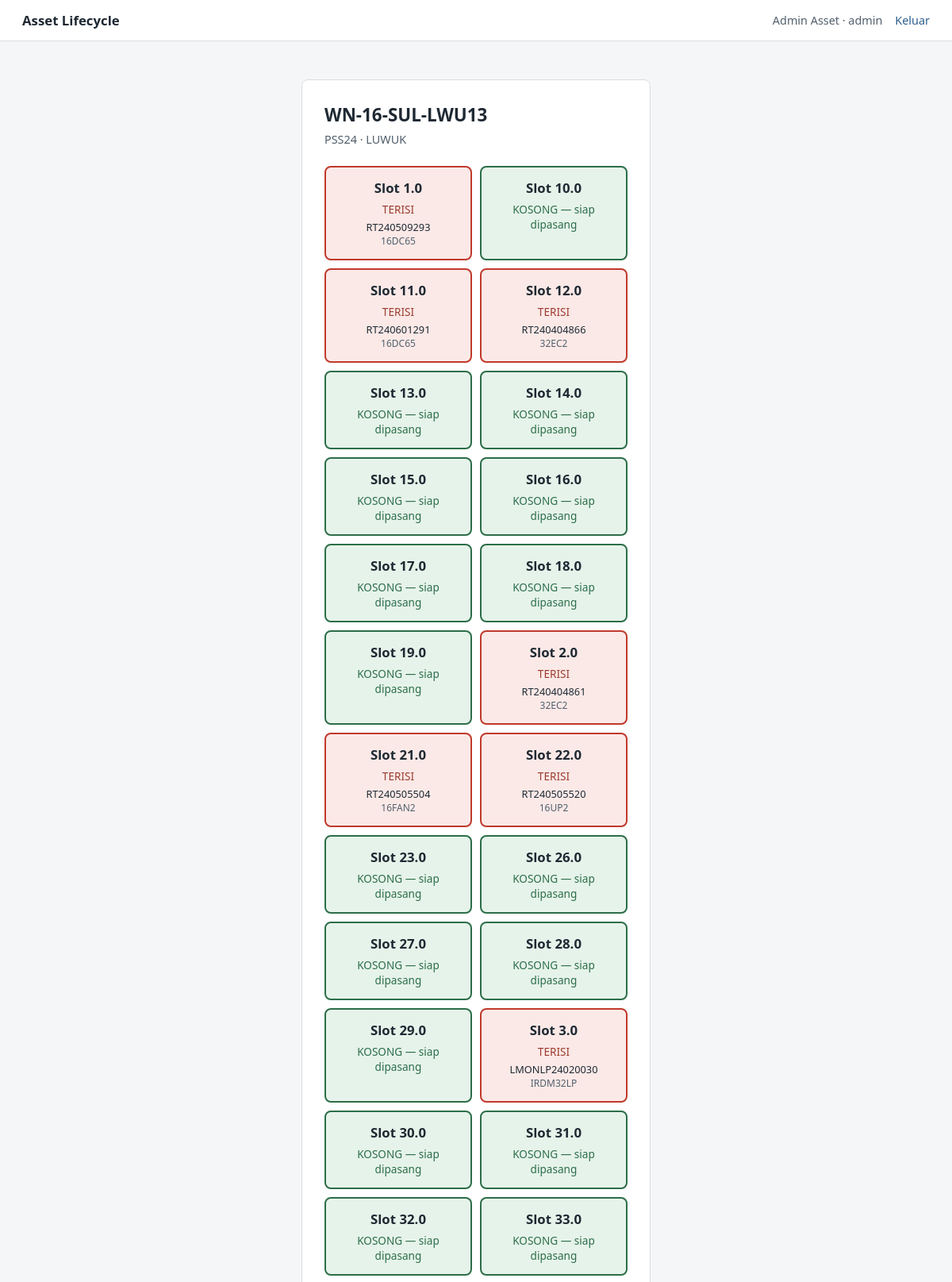
The page /ar/device/9 (signed in, upper part) on the database its author committed.
### app/models/user.py (models this page shows, shortened)
class User(db.Model, UserMixin):
    __tablename__ = "user"
    user_id = db.Column(db.Integer, primary_key=True)
    name = db.Column(db.String(150), nullable=False)
    email = db.Column(db.String(150), unique=True)
    password = db.Column(db.String(255))
    role = db.Column(db.String(20), nullable=False)  # 'admin' / 'karyawan_tif' / 'teknisi'
    is_pj = db.Column(db.Boolean, default=False)
    district = db.Column(db.String(100))
    status = db.Column(db.String(20), default="aktif")  # 'aktif' / 'pending'
    avatar_path = db.Column(db.String(255), nullable=True)  # path relatif ke static/avatars/
    created_at = db.Column(db.DateTime, default=datetime.utcnow)
    updated_at = db.Column(db.DateTime, onupdate=datetime.utcnow)

### app/models/device.py (models this page shows)
class Device(db.Model):
    __tablename__ = "devices"
    device_id = db.Column(db.Integer, primary_key=True)
    device_type_id = db.Column(db.Integer, db.ForeignKey("device_types.device_type_id"))
    location_id = db.Column(db.Integer, db.ForeignKey("locations.location_id"))
    nama_perangkat = db.Column(db.String(150))
    serial_number = db.Column(db.String(100))
    hostname = db.Column(db.String(150))
    status = db.Column(db.String(50))
    keterangan = db.Column(db.Text)
    created_at = db.Column(db.DateTime, default=datetime.utcnow)
    updated_at = db.Column(db.DateTime, onupdate=datetime.utcnow)

### app/models/device_type.py (models this page shows)
class DeviceType(db.Model):
    __tablename__ = "device_types"
    device_type_id = db.Column(db.Integer, primary_key=True)
    nama_tipe = db.Column(db.String(100), nullable=False)  # 'OTN PSS24', 'Metro'
    vendor = db.Column(db.String(100))
    deskripsi = db.Column(db.Text)
    created_at = db.Column(db.DateTime, default=datetime.utcnow)
    updated_at = db.Column(db.DateTime, onupdate=datetime.utcnow)
    slot_definitions = db.relationship("SlotDefinition", backref="device_type")
    devices = db.relationship("Device", backref="device_type")

### app/models/location.py (models this page shows)
class Location(db.Model):
    __tablename__ = "locations"
    location_id = db.Column(db.Integer, primary_key=True)
    nama_lokasi = db.Column(db.String(150))  # 'Palu 1', 'Palu 2', 'Donggala'
    alamat = db.Column(db.Text)
    district = db.Column(db.String(100))
    area = db.Column(db.String(100))
    latitude = db.Column(db.Float)
    longitude = db.Column(db.Float)
    created_at = db.Column(db.DateTime, default=datetime.utcnow)
    updated_at = db.Column(db.DateTime, onupdate=datetime.utcnow)
    devices = db.relationship("Device", backref="location")

### app/models/slot_definition.py (models this page shows)
class SlotDefinition(db.Model):
    __tablename__ = "slot_definitions"
    slot_definition_id = db.Column(db.Integer, primary_key=True)
    device_type_id = db.Column(db.Integer, db.ForeignKey("device_types.device_type_id"))
    nomor_slot = db.Column(db.String(20), nullable=False)
    nama_slot = db.Column(db.String(100))
    posisi = db.Column(db.String(100))
    keterangan = db.Column(db.Text)

### app/models/module.py (models this page shows)
class Module(db.Model):
    __tablename__ = "modules"
    modul_id = db.Column(db.Integer, primary_key=True)
    module_type_id = db.Column(db.Integer, db.ForeignKey("module_types.module_type_id"))
    serial_number = db.Column(db.String(100))
    kondisi = db.Column(db.String(20), default="AKTIF")  # RUSAK / IDLE / AKTIF
    created_at = db.Column(db.DateTime, default=datetime.utcnow)
    updated_at = db.Column(db.DateTime, onupdate=datetime.utcnow)

### app/models/module_type.py (models this page shows)
class ModuleType(db.Model):
    __tablename__ = "module_types"
    module_type_id = db.Column(db.Integer, primary_key=True)
    nama_tipe = db.Column(db.String(100), nullable=False)
    vendor = db.Column(db.String(100))
    deskripsi = db.Column(db.Text)
    created_at = db.Column(db.DateTime, default=datetime.utcnow)
    updated_at = db.Column(db.DateTime, onupdate=datetime.utcnow)
    modules = db.relationship("Module", backref="module_type")

### app/modules/ar/routes.py (the view)
@ar_bp.route("/device/<int:device_id>")
@login_required
@role_required("admin", "karyawan_tif", "teknisi")
def device_guide(device_id):
    device = Device.query.get_or_404(device_id)
    slot_defs = SlotDefinition.query.filter_by(device_type_id=device.device_type_id).order_by(
        SlotDefinition.nomor_slot
    ).all()
    slot_rows = []
    for slot_def in slot_defs:
        position = ModulePosition.query.filter_by(
            device_id=device.device_id, slot_definition_id=slot_def.slot_definition_id, status="aktif"
        ).first()
        slot_rows.append({
            "slot_def": slot_def,
            "occupied": position is not None,
            "module": position.module if position else None,
        })
    return render_template("ar/device_guide.html", device=device, slot_rows=slot_rows)

### app/templates/ar/device_guide.html (shortened to what this page needs)
{% extends "base.html" %}
{% block content %}
<div class="card">
  <h1>{{ device.nama_perangkat }}</h1>
  <p class="subtitle">
    {{ device.device_type.nama_tipe if device.device_type else "-" }} &middot;
    {{ device.location.nama_lokasi if device.location else "-" }}
  </p>
  <div style="display:flex;flex-wrap:wrap;gap:10px;margin-top:16px;">
    {% for row in slot_rows %}
    <div style="
            flex:1 1 130px; min-width:130px; padding:14px; border-radius:8px; text-align:center;
            {% if row.occupied %}
                background:#fbe9e7; border:2px solid #c0392b;
            {% else %}
                background:#e6f3ea; border:2px solid #2c6e49;
            {% endif %}
        ">
      <div style="font-weight:600; font-size:1.05rem;">Slot {{ row.slot_def.nomor_slot }}</div>
      {% if row.occupied %}
      <div style="font-size:0.85rem; margin-top:6px; color:#9c3b2e;">TERISI</div>
      <div style="font-size:0.8rem; margin-top:4px;">{{ row.module.serial_number if row.module else "-" }}</div>
      <div style="font-size:0.75rem; color:var(--ink-soft);">{{ row.module.module_type.nama_tipe if row.module and
        row.module.module_type else "" }}</div>
      {% else %}
      <div style="font-size:0.85rem; margin-top:6px; color:#2c6e49;">KOSONG &mdash; siap dipasang</div>
      {% endif %}
    </div>
    {% else %}
    <p>Belum ada slot terdaftar untuk tipe perangkat ini.</p>
    {% endfor %}
  </div>
</div>
{% endblock %}

### app/templates/base.html (shortened to what this page needs)
<!DOCTYPE html>
<html lang="id">
<head>
    <link rel="stylesheet" href="{{ url_for('static', filename='style.css') }}">
</head>
<body>
    <header class="topbar">
        <a href="{{ url_for('index') }}" class="topbar__brand">Asset Lifecycle</a>
        <nav class="topbar__nav">
            {% if current_user.is_authenticated %}
                <span class="topbar__user">{{ current_user.name }} &middot; {{ current_user.role }}{% if current_user.is_pj %} &middot; PJ{% endif %}</span>
                <a href="{{ url_for('auth.logout') }}">Keluar</a>
            {% else %}
                <a href="{{ url_for('auth.login') }}">Masuk</a>
            {% endif %}
        </nav>
    </header>
    <main class="page">
        {% block content %}{% endblock %}
    </main>
</body>
</html>

### app/static/style.css (style rules this page uses)
:root { --ink: #1f2933; --ink-soft: #52606d; --line: #d9dde2; --surface: #ffffff; --bg: #f5f6f8; --accent: #2b5d8a; --accent-hover: #234a6f; --error-bg: #fbe9e7; --error-ink: #9c3b2e; --success-bg: #e6f3ea; --success-ink: #2c6e49; }
* { box-sizing: border-box; }
body { margin: 0; font-family: "Segoe UI", system-ui, -apple-system, sans-serif; color: var(--ink); background: var(--bg); }
.topbar { display: flex; justify-content: space-between; align-items: center; padding: 14px 28px; background: var(--surface); border-bottom: 1px solid var(--line); }
.topbar__brand { font-weight: 600; font-size: 1.05rem; color: var(--ink); text-decoration: none; }
.topbar__nav { display: flex; align-items: center; gap: 16px; font-size: 0.9rem; }
.topbar__nav a { color: var(--accent); text-decoration: none; }
.topbar__user { color: var(--ink-soft); }
.page { max-width: 480px; margin: 48px auto; padding: 0 20px; }
.card { background: var(--surface); border: 1px solid var(--line); border-radius: 8px; padding: 28px; }
h1 { font-size: 1.4rem; margin: 0 0 6px; }
.subtitle { color: var(--ink-soft); font-size: 0.9rem; margin: 0 0 24px; }

### rows shown on the page
User: name "Admin Asset", role "admin"
Device: nama_perangkat "WN-16-SUL-LWU13"
DeviceType: device_type "PSS24"
Location: location "LUWUK"
SlotDefinition: slot_def.nomor_slot "1.0"
Module: module "RT240509293"
ModuleType: module.module_type "16DC65" "16DC65"
SlotDefinition: slot_def.nomor_slot "10.0"
SlotDefinition: slot_def.nomor_slot "11.0"
Module: module "RT240601291"
SlotDefinition: slot_def.nomor_slot "12.0"
Module: module "RT240404866"
ModuleType: module.module_type "32EC2" "32EC2"
SlotDefinition: slot_def.nomor_slot "13.0"
SlotDefinition: slot_def.nomor_slot "14.0"
SlotDefinition: slot_def.nomor_slot "15.0"
SlotDefinition: slot_def.nomor_slot "16.0"
SlotDefinition: slot_def.nomor_slot "17.0"
SlotDefinition: slot_def.nomor_slot "18.0"
SlotDefinition: slot_def.nomor_slot "19.0"
SlotDefinition: slot_def.nomor_slot "2.0"
Module: module "RT240404861"
SlotDefinition: slot_def.nomor_slot "21.0"
Module: module "RT240505504"
ModuleType: module.module_type "16FAN2"
SlotDefinition: slot_def.nomor_slot "22.0"
Module: module "RT240505520"
ModuleType: module.module_type "16UP2"
SlotDefinition: slot_def.nomor_slot "23.0"
SlotDefinition: slot_def.nomor_slot "26.0"
SlotDefinition: slot_def.nomor_slot "27.0"
SlotDefinition: slot_def.nomor_slot "28.0"
SlotDefinition: slot_def.nomor_slot "29.0"
SlotDefinition: slot_def.nomor_slot "3.0"
Module: module "LMONLP24020030"
ModuleType: module.module_type "IRDM32LP"
SlotDefinition: slot_def.nomor_slot "30.0"
SlotDefinition: slot_def.nomor_slot "31.0"
SlotDefinition: slot_def.nomor_slot "32.0"
SlotDefinition: slot_def.nomor_slot "33.0"
